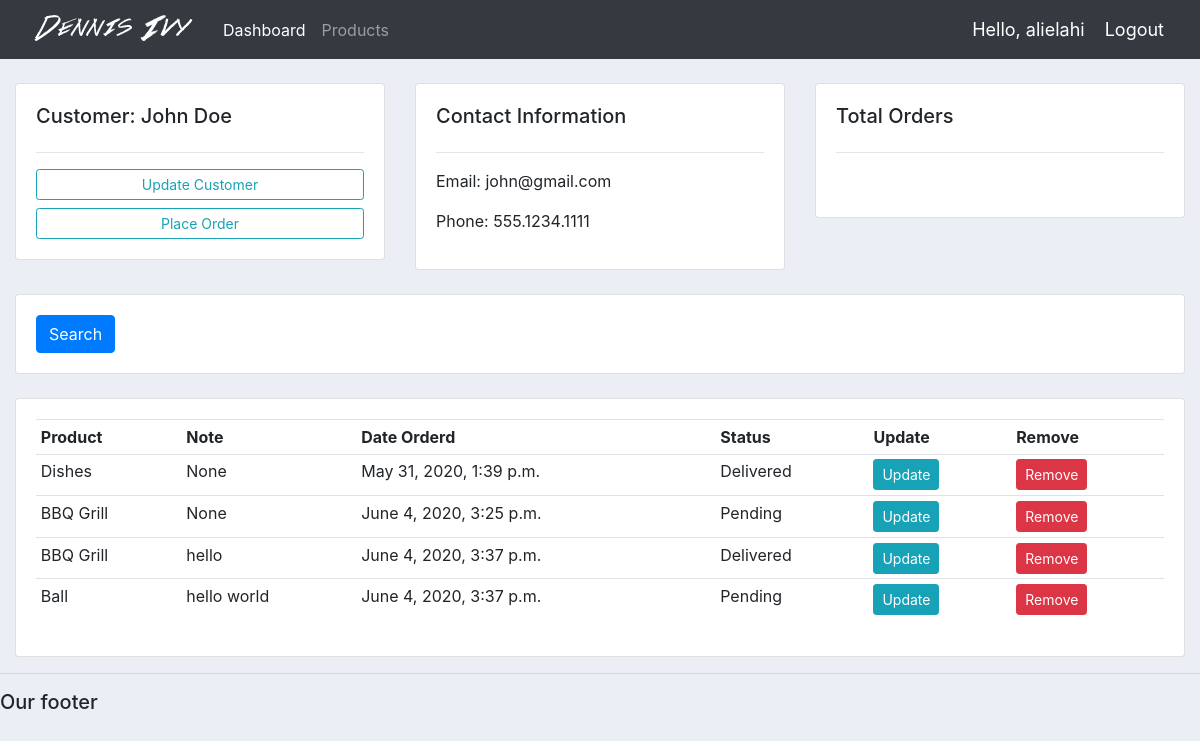
Page /customer/2/ (signed in) on the committed database.
### accounts/models.py (models this page shows, shortened)
class Customer(models.Model):
    user = models.OneToOneField(User, null=True, blank=True, on_delete=models.CASCADE)
    name = models.CharField(max_length=200, null=True)
    phone = models.CharField(max_length=200, null=True)
    email = models.CharField(max_length=200, null=True)
    profile_pic = models.ImageField(default="profile.png", null=True, blank=True)
    date_created = models.DateTimeField(auto_now_add=True, null=True)

class Order(models.Model):
    STATUS = (
        ('Pending', 'Pending'),
        ('Out for delivery', 'Out for delivery'),
        ('Delivered', 'Delivered'),
    )
    customer = models.ForeignKey(Customer, null=True, on_delete=models.SET_NULL)
    product = models.ForeignKey(Product, null=True, on_delete=models.SET_NULL)
    date_created = models.DateTimeField(auto_now_add=True, null=True)
    status = models.CharField(max_length=200, null=True, choices=STATUS)
    note = models.CharField(max_length=200, null=True)

class Product(models.Model):
    CATEGORY = (
        ('Indoor', 'Indoor'),
        ('Out Door', 'Out Door'),
    )
    name = models.CharField(max_length=200, null=True)
    price = models.FloatField()
    category = models.CharField(max_length=200, null=True, choices=CATEGORY)
    description = models.CharField(max_length=200, null=True, blank=True)
    date_created = models.DateTimeField(auto_now_add=True, null=True)
    tags = models.ManyToManyField(Tag)
    def __str__(self):
        return self.name

### accounts/decorators.py (the view)
        def wrapper_func(request, *args, **kwargs):
            group = None
            if request.user.groups.exists():
                group = request.user.groups.all()[0].name
            if group in allowed_roles:
                return view_func(request, *args, **kwargs)
            else:
                return HttpResponse('You are not authorized to view this page')

### accounts/views.py (called while the page is built)
@login_required(login_url='login')
@allowed_users(allowed_roles=['admin'])
def customer(request, pk_test):
    customer = Customer.objects.get(id=pk_test)
    orders = customer.order_set.all()
    order_count = orders.count()
    myFilter = OrderFilter(request.GET, queryset=orders)
    orders = myFilter.qs
    context = {'customer': customer, 'orders': orders, 'order_count': order_count,
               'myFilter': myFilter}
    return render(request, 'accounts/customer.html', context)

### accounts/templates/accounts/customer.html (shortened to what this page needs)
{% extends 'accounts/main.html' %}
{% block content %}
    <br>
    <div class="row">
        <div class="col-md">
            <div class="card card-body">
                <h5>Customer: {{ customer.name }}</h5>
                <hr>
                <a class="btn btn-outline-info  btn-sm btn-block" href="">Update Customer</a>
                <a class="btn btn-outline-info  btn-sm btn-block" href="{% url 'create_order' customer.id %}">Place
                    Order</a>
            </div>
        </div>
        <div class="col-md">
            <div class="card card-body">
                <h5>Contact Information</h5>
                <hr>
                <p>Email: {{ customer.email }}</p>
                <p>Phone: {{ customer.phone }}</p>
            </div>
        </div>
        <div class="col-md">
            <div class="card card-body">
                <h5>Total Orders</h5>
                <hr>
                <h1 style="text-align: center;padding: 10px">{{ orders_count }}</h1>
            </div>
        </div>
    </div>
    <br>
    <div class="row">
        <div class="col">
            <div class="card card-body">
                <form method="get">
                    <button class="btn btn-primary" type="submit">Search</button>
                </form>
            </div>
        </div>
    </div>
    <br>
    <div class="row">
        <div class="col-md">
            <div class="card card-body">
                <table class="table table-sm">
                    <tr>
                        <th>Product</th>
                        <th>Note</th>
                        <th>Date Orderd</th>
                        <th>Status</th>
                        <th>Update</th>
                        <th>Remove</th>
                    </tr>
                    {% for order in orders %}
                        <tr>
                            <td>{{ order.product }}</td>
                            <td>{{ order.note }}</td>
                            <td>{{ order.date_created }}</td>
                            <td>{{ order.status }}</td>
                            <td><a class="btn btn-sm btn-info" href="{% url 'update_order' order.id %}">Update</a></td>
                            <td><a class="btn btn-sm btn-danger" href="{% url 'delete_order' order.id %}">Remove</a>
                            </td>
                        </tr>
                    {% endfor %}
                </table>
            </div>
        </div>
    </div>
{% endblock %}

### accounts/templates/accounts/navbar.html (shortened to what this page needs)
{% load static %}
<nav class="navbar navbar-expand-lg navbar-dark bg-dark">
    <img src="{% static 'images/logo.png' %}">
    <div class="collapse navbar-collapse" id="navbarNav">
        <ul class="navbar-nav">
            {% if request.user.is_staff %}
                <li class="nav-item active">
                    <a class="nav-link" href="{% url 'home' %}">Dashboard</a>
                </li>
                <li class="nav-item">
                    <a class="nav-link" href="{% url 'products' %}">Products</a>
                </li>
            {% else %}
                <li class="nav-item">
                    <a class="nav-link" href="{% url 'account' %}">Setting</a>
                </li>
            {% endif %}
        </ul>
    </div>
    <span class="hello-msg">Hello, {{ request.user }}</span>
    <span><a class="hello-msg" href="{% url 'logout' %}">Logout</a></span>
</nav>

### static/css/main.css (style rules this page uses)
body { background-color: #ebeff5; }

### accounts/templates/accounts/navbar.html (style rules this page uses)
.hello-msg { font-size: 18px; color: #fff; margin-right: 20px; }

### rows in the picture
Customer: name "John Doe", email "john@gmail.com", phone "555.1234.1111"
Order: product "Dishes", note "None", date_created "May 31, 2020, 1:39 p.m.", status "Delivered"
Order: product "BBQ Grill", note "None", date_created "June 4, 2020, 3:25 p.m.", status "Pending"
Order: product "BBQ Grill", note "hello", date_created "June 4, 2020, 3:37 p.m.", status "Delivered"
Order: product "Ball", note "hello world", date_created "June 4, 2020, 3:37 p.m.", status "Pending"

### other values in the picture
{{ request.user }} "alielahi"
